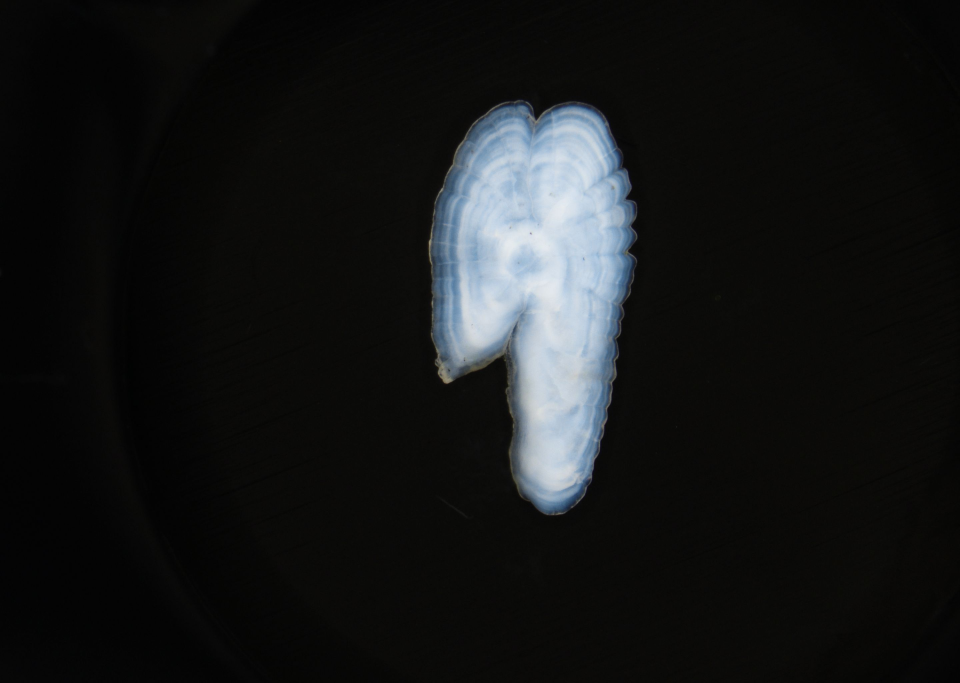
#> input picture data/ZEGAR/Zdjęcia/Z03.jpg, 2880 x 2048 px, given in place of Zdjęcia, which was not available (shown at 1/3 size)
$ python tune_image_rings.py --image-dir '../data/ZEGAR/Zdjęcia' --images '../data/ZEGAR/Zdjęcia'
#> lines starting #> are read from the running program, lines starting #| are printed output that depends on the picture; after the words box and inside, x2 and y2 are one past the last pixel; in counts of white or black regions, pixels touching at a corner belong together; pictures that were not available may be replaced by others from this repository, and a replacement may not be noted
### src/otolith_axis.py
"""Otolith segmentation and biological measurement-axis detection.

The measurement axis origin is always the geometric centroid of the segmented otolith
(≈ nucleus / primordium). Two conventions for the TERMINUS (``axis_method``, see
``SegmentationConfig``):

  - ``"ring_richness"`` (13.08, DEFAULT since 13.08, see ``find_reading_edge``): the
    contour point, within a cone opposite the tail, whose intensity profile shows the
    most candidate ring peaks. Promoted to default after validation: real expert ring
    annotations (project's first — "ZEGAR", 42 otoliths, two independent readers) showed
    the older ``"farthest"`` heuristic pointing at the ring-FREE tail/spur in 42/42
    samples, opposite where both readers actually counted rings — confirmed on real
    production photos too, not just that one dataset. Switching gave a 25x/6x real-
    ground-truth localization improvement on two independent checkpoints (see
    ``plans and summaries/12.08_ZEGAR_ANOTACJE_TO_DO.md`` §11 and
    ``plans and summaries/6.08_PODSUMOWANIE_PROCESU.md`` Etap 23). Only affects this
    module's reporting/candidate-extraction output, never training (see
    ``compute_polar_grid``'s own docstring below) — so promoting it retroactively doesn't
    invalidate or require retraining any existing checkpoint.
  - ``"farthest"`` (original ICES-protocol-derived convention, kept for comparison/
    rollback): the farthest point on the otolith contour from the centroid (nominally
    the post-rostral tip) — see ``find_farthest_edge``.

Used by ``src/candidates.py`` to draw biologically meaningful overlays and to
sample the DINOv2 patch-importance grid along the actual otolith axis instead
of an arbitrary vertical line through the image centre.

Robust to: off-centre otoliths, oblique orientation, image-edge artefacts
(rulers, captions). Returns ``None`` for uniform/featureless images so callers
can fall back to the vertical-centre heuristic.
"""
from __future__ import annotations

from pathlib import Path
from typing import Optional

import cv2
import numpy as np
from PIL import Image as PILImage
from scipy.signal import find_peaks


# ---------------------------------------------------------------------------
# Segmentation
# ---------------------------------------------------------------------------

def _detect_polarity(gray: np.ndarray, sample_size: int = 20) -> str:
    """Decide whether the otolith is brighter or darker than the background.

    Samples the four image corners. If the average corner intensity is low
    (dark frame), the otolith is the bright region → ``"bright"``; otherwise
    the otolith is the dark region on a bright background → ``"dark"``.
    """
    H, W = gray.shape
    s = max(1, min(sample_size, H // 4, W // 4))
    corners = [
        gray[0:s,    0:s   ],
        gray[0:s,    W-s:W ],
        gray[H-s:H,  0:s   ],
        gray[H-s:H,  W-s:W ],
    ]
    avg_corner = float(np.mean([c.mean() for c in corners]))
    return "bright" if avg_corner < 128 else "dark"


# [57 lines left out: function _hysteresis_mask, not called in this run]


# Default radial-segmentation parameters (overridable via SegmentationConfig).
_RADIAL_DEFAULTS = {
    "frac":          0.18,   # per-ray threshold = this fraction of the ray's body brightness
    "background_k":  3.0,    # background floor = bg_mean + k·bg_std
    "n_angles":      720,    # rays cast from the nucleus
    "smooth_sigma":  4.0,    # Gaussian sigma for periodic r(θ) smoothing (low = follow scalloped teeth)
    "gap_tolerance": 8,      # pixels a ray may dip below threshold before the boundary commits
}


def segment_otolith(
    rgb: np.ndarray,
    method: str = "radial",
    weak_offset: int = 30,
    **radial_params,
) -> Optional[np.ndarray]:
    """Binary mask of the otolith (largest connected blob).

    Two methods (``method``):
      * ``"radial"`` (default) — cast rays from the nucleus and place the boundary
        where each ray fades into the background; produces a SMOOTH outline that
        reaches the faint, thinning rim (see ``_segment_radial``). Best for
        transilluminated embedded otoliths whose edge dissolves into the dark
        background and whose late increments sit in that faint margin.
      * ``"threshold"`` — the original Otsu + hysteresis region-growing
        (``_segment_threshold``). Kept as a fallback and for light-background /
        high-contrast cases.

    The radial method falls back to the threshold method (then ``None``) if it
    cannot find a core. ``**radial_params`` overrides ``_RADIAL_DEFAULTS``.

    Args:
        rgb         : (H, W, 3) uint8 RGB
        method      : "radial" | "threshold"
        weak_offset : threshold-method weak-band offset from Otsu
        radial_params: frac, background_k, n_angles, smooth_sigma, gap_tolerance

    Returns ``None`` for uniform images or when segmentation collapses.
    """
    if rgb is None or rgb.size == 0:
        return None
    if rgb.ndim != 3 or rgb.shape[2] != 3:
        return None

    if method == "radial":
        params = {**_RADIAL_DEFAULTS, **radial_params}
        mask = _segment_radial(rgb, **params)
        if mask is not None:
            return mask
        # radial could not find a core → fall back to the threshold method
    return _segment_threshold(rgb, weak_offset=weak_offset)


# [41 lines left out: function _segment_threshold, not called in this run]


def _segment_radial(
    rgb: np.ndarray,
    frac: float = 0.18,
    background_k: float = 3.0,
    n_angles: int = 720,
    smooth_sigma: float = 4.0,
    gap_tolerance: int = 8,
) -> Optional[np.ndarray]:
    """Smooth otolith mask by casting rays from the nucleus to the fade edge.

    Transilluminated embedded otoliths are opaque at the core and fade toward a
    thin, translucent rim before meeting the dark background. A contrast-based
    threshold stops at the opaque core (outline too small) and wiggles along the
    ring structure (squiggles). Instead:

      1. Estimate the background level (``bg_mean``/``bg_std``) from the four image
         corners; detect polarity and invert so the otolith is the *bright* region.
      2. Find a coarse core (strong Otsu → largest component) and its centroid
         (the nucleus).
      3. Cast ``n_angles`` rays from the centroid. Along each ray, the boundary is
         the OUTERMOST radius whose intensity exceeds a PER-RAY threshold
         ``max(bg_mean + k·bg_std, bg_mean + frac·(ray_peak − bg_mean))`` — a
         fraction of *that ray's* own body brightness, floored at the background.
         This keeps genuinely faint tissue but rejects dim scatter/smoke where the
         body is bright. A short run below threshold (``gap_tolerance`` px) is
         tolerated so a faint bridge isn't cut early.
      4. Smooth ``r(θ)`` periodically (Gaussian) → removes squiggles, keeps lobes.
      5. Rasterise the smooth radial polygon into a filled mask.

    Returns ``None`` if no core is found (caller falls back to the threshold method).
    """
#> called with frac = 0.18, background_k = 3, n_angles = 720, smooth_sigma = 4, gap_tolerance = 8
    H, W = rgb.shape[:2]
    gray = cv2.cvtColor(rgb, cv2.COLOR_RGB2GRAY)
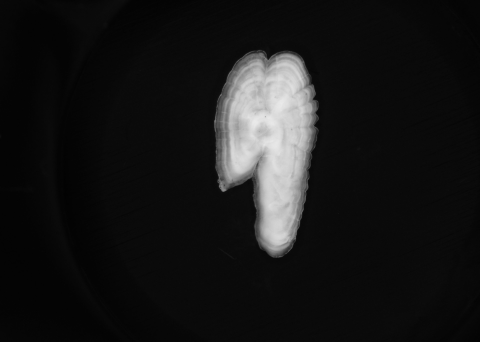
#> gray: shape (2048, 2880) (shown at 1/6 size); min 0, max 236, mean 23.5
    blur = cv2.GaussianBlur(gray, (0, 0), 3).astype(np.float32)

    # Background from corners + polarity (invert so otolith is bright).
    polarity = _detect_polarity(blur.astype(np.uint8))
#> in _detect_polarity, `avg_corner = float(np.mean([c.mean() for c in corners]))`: avg_corner = 6.26
#> polarity = 'bright'
    if polarity == "dark":                       # otolith darker than background
        blur = 255.0 - blur
    s = max(10, min(H, W) // 20)
    corners = np.concatenate([
        blur[:s, :s].ravel(), blur[:s, -s:].ravel(),
        blur[-s:, :s].ravel(), blur[-s:, -s:].ravel(),
    ])
    bg_mean = float(corners.mean())
#> bg_mean = 6.05
    bg_std = float(corners.std()) + 1e-3
#> bg_std = 0.928
    bg_floor = bg_mean + background_k * bg_std
#> bg_floor = 8.83

    # Coarse core → centroid (nucleus).
    core_t, _ = cv2.threshold(
        cv2.GaussianBlur(blur.astype(np.uint8), (5, 5), 0),
        0, 255, cv2.THRESH_BINARY + cv2.THRESH_OTSU,
    )
#> core_t = 95
    core = (blur > core_t).astype(np.uint8) * 255
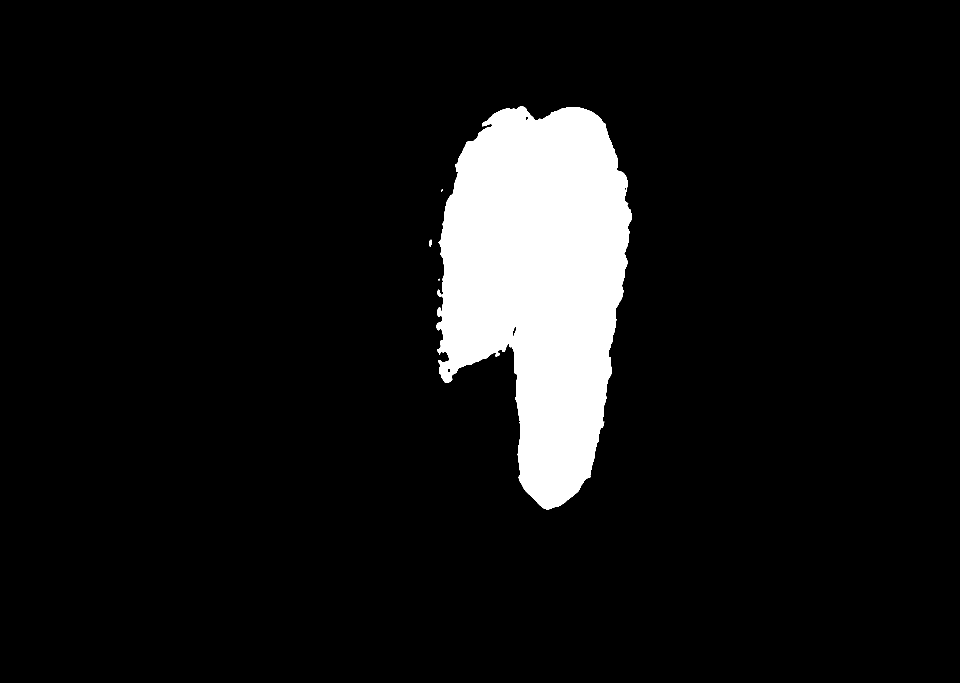
#> core: shape (2048, 2880) (shown at 1/3 size); 8.1% white; 4 white regions, box (x1, y1, x2, y2) and area: (1310, 320, 1896, 1528) 479903, (1288, 719, 1296, 740) 121, (1323, 568, 1329, 574) 21, (1315, 836, 1320, 841) 20
    core = cv2.morphologyEx(
        core, cv2.MORPH_OPEN, cv2.getStructuringElement(cv2.MORPH_ELLIPSE, (9, 9))
    )
#> core: shape (2048, 2880); 8.1% white; 3 white regions
    contours, _ = cv2.findContours(core, cv2.RETR_EXTERNAL, cv2.CHAIN_APPROX_SIMPLE)
#> contours = 3 contours; box (x1, y1, x2, y2) and area: (1310, 320, 1896, 1528) 478055, (1487, 1058, 1499, 1069) 76, (1313, 878, 1323, 889) 63
    if not contours:
        return None
    core_mask = np.zeros_like(core)
    cv2.drawContours(core_mask, [max(contours, key=cv2.contourArea)], -1, 255, -1)
#> core_mask: shape (2048, 2880); 8.1% white; 1 white region, box (x1, y1, x2, y2) and area: (1310, 320, 1896, 1528) 479720
    centroid = find_centroid(core_mask)
#> in find_centroid, `M = cv2.moments(mask)`: M = moments, m00 122328600, centre m10/m00, m01/m00 = (1617.9, 840.4)
#> centroid = (1618, 840)
    if centroid is None:
        return None
    cx, cy = centroid
#> cx = 1618; cy = 840

    # Cast rays; find the fade-to-background radius per angle.
    angles = np.linspace(0.0, 2.0 * np.pi, n_angles, endpoint=False)
    r_max = int(np.hypot(max(cx, W - cx), max(cy, H - cy)))
#> r_max = 2019
    radii = np.arange(3, max(r_max, 4))
    rs = np.full(n_angles, 6.0, dtype=np.float32)
    for i, a in enumerate(angles):
        xs = np.clip((cx + radii * np.cos(a)).astype(np.int64), 0, W - 1)
        ys = np.clip((cy + radii * np.sin(a)).astype(np.int64), 0, H - 1)
        prof = blur[ys, xs]
        thr = max(bg_floor, bg_mean + frac * (float(prof.max()) - bg_mean))
        last = 0
        below = 0
        for j in range(len(radii)):
            if prof[j] > thr:
                last = j
                below = 0
            else:
                below += 1
                if below > gap_tolerance and last > 0:
                    break
        rs[i] = radii[last]
#> this loop made 720 passes
#> thr on passes 1 to 3: 46.18, 46.18, 46.18
#> after the loop, rs = 720 values, max 707 at index 171, min 251 at index 229, mean 401.4

    # Periodic Gaussian smoothing of r(θ) → smooth outline, no squiggles.
    ksize = int(smooth_sigma * 4) | 1
    g = cv2.getGaussianKernel(ksize, smooth_sigma).ravel()
    rs = np.convolve(np.concatenate([rs] * 3), g, mode="same")[n_angles:2 * n_angles]
#> rs = 720 values, max 703.3 at index 173, min 257.3 at index 230, mean 401.4

    pts = np.stack([cx + rs * np.cos(angles), cy + rs * np.sin(angles)], axis=1)
#> pts = 720 pairs, first value 1284.5 to 1907.7, second value 306.1 to 1542
    pts = pts.astype(np.int32).reshape(-1, 1, 2)
#> pts = contour of 720 points, box (x1, y1, x2, y2) (1284, 306, 1908, 1542), area 544257
    mask = np.zeros((H, W), dtype=np.uint8)
    cv2.drawContours(mask, [pts], -1, color=255, thickness=-1)
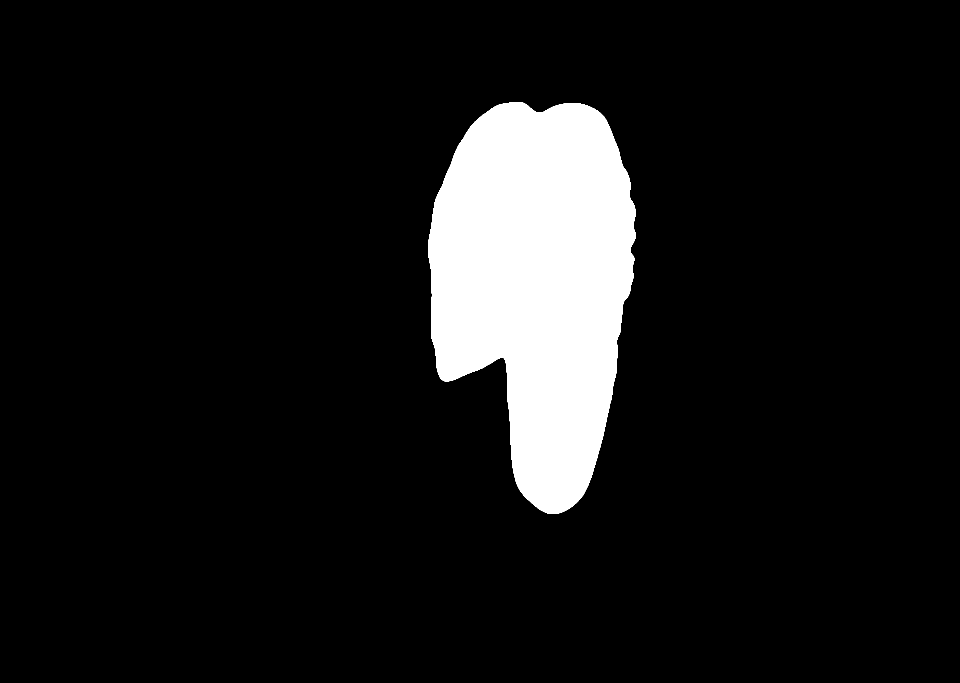
#> mask: shape (2048, 2880) (shown at 1/3 size); 9.3% white; 1 white region

    area = float((mask > 0).sum())
#> area = 545787
#> (the rest of the program and of its run is left out)
